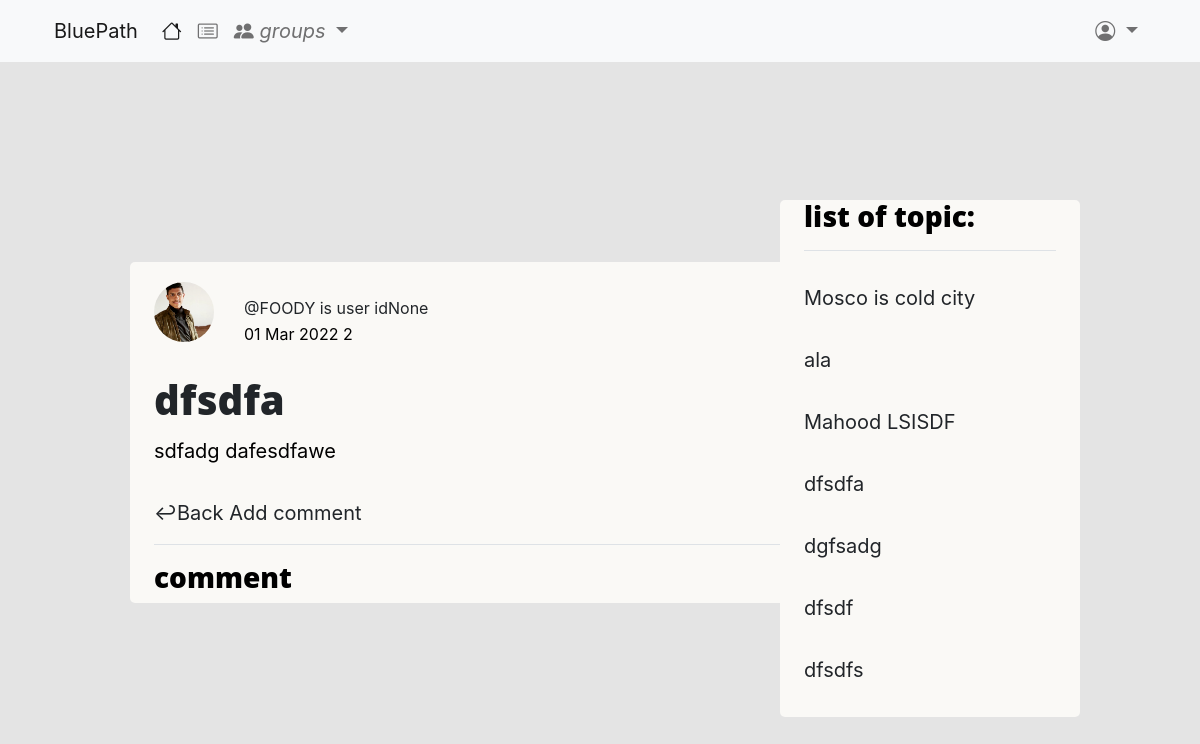
The app's page /posts/personalpost/detail/7/, older data.
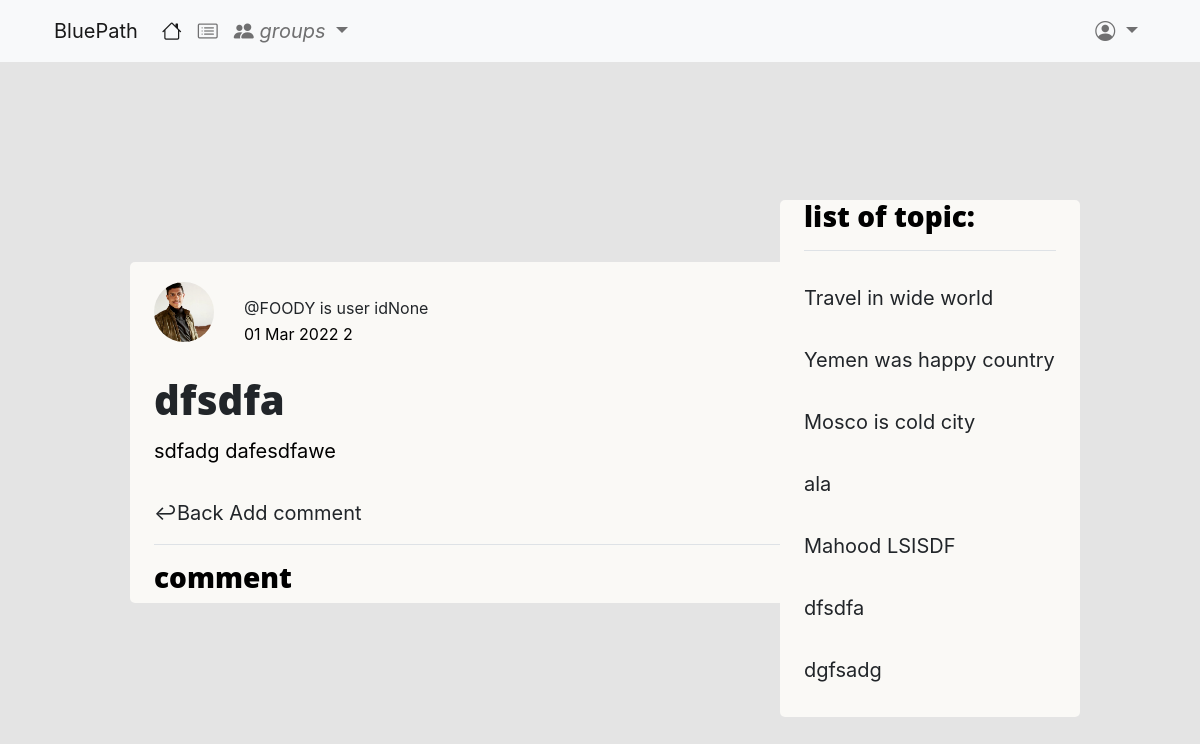
The same page, newer data.
### posts/models.py (models this page shows, shortened)
class PersonalPost(models.Model):
    author = models.ForeignKey(User, related_name='personalposts', on_delete=models.CASCADE)
    title = models.CharField(max_length=200)
    text = models.TextField()
    create_date = models.DateTimeField(default=timezone.now)
    class Meta():
        ordering = ['-create_date']

### posts/views.py (the view)
# urls.py: path('personalpost/detail/<int:pk>/', views.PersonalPostDetail.as_view(), name='post_detail'),
class PersonalPostDetail(generic.DetailView):
    model=models.PersonalPost
    def get_context_data(self, *args, **kwargs):
        context = super().get_context_data(*args, **kwargs)
        context['personalpost_list']= models.PersonalPost.objects.all()
        return context

### posts/templates/posts/personalpost_detail.html (shortened to what this page needs)
{% extends 'posts/post_base.html' %}
{% load bootstrap5 %}
{%load static %}
{% block body_blcok %}
<div class="container container-listdetail">
    <img class="user-image" src="{% static 'simplesocial/image/20200102_022607.jpg'%}" alt="">
    <a class="a-listdetail" href="">@{{personalpost.author}} is user id{{user.id}}</a>
    <p class="p-listdetail">{{personalpost.create_date|date:'d M Y'}} {{personalpost.author.id}}</p>
    <h1 class="topic-header"><a href="{% url 'posts:post_detail' pk=personalpost.pk %}">{{personalpost.title}}</a></h1>
    <p>{{personalpost.text}}</p>
    {% if user.is_authenticated and user.id == personalpost.author.id %}
    <a href="{%url 'posts:deletepost' pk=personalpost.pk %}">Delete</a>
    <h1>{{personalpost.pk}}</h1>
    <a href="{% url 'comments:addcomment' pk=personalpost.pk %}">Add comment</a>
    <hr>
    {% else %}
        <a href="{%url 'posts:personalpost' %}"> <span> ↩Back </span></a>
        <a href="{% url 'comments:addcomment' pk=personalpost.pk %}">Add comment</a>
        <hr>
    {% endif %}
    <h3>comment</h3>
</div>
<div class="container container-relatedlist">
    <h3>list  of topic:</h3>
    <hr>
    {% for post in personalpost_list %}
    <p><a href="{% url 'posts:post_detail' pk=post.pk %}">{{post.title}}</a></p>
    {% endfor %}
</div>
{% endblock %}

Row changes from the older to the newer data that the page shows:
removed PersonalPost: title "dfsdf"
removed PersonalPost: title "dfsdfs"
added PersonalPost: title "Travel in wide world"
added PersonalPost: title "Yemen was happy country"
